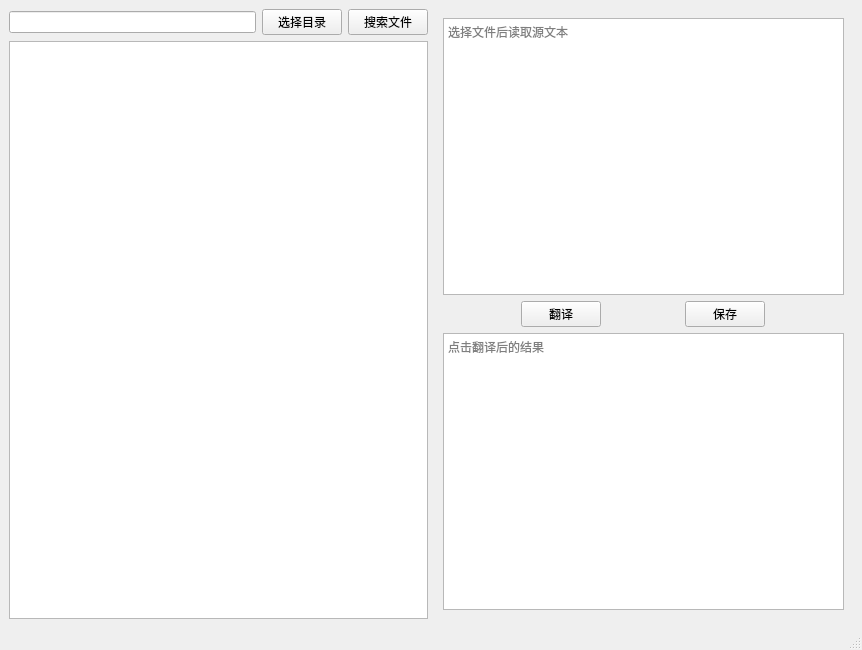
<?xml version="1.0" encoding="UTF-8"?>
<ui version="4.0">
 <class>MainWindow</class>
 <widget class="QMainWindow" name="MainWindow">
  <property name="geometry">
   <rect>
    <x>0</x>
    <y>0</y>
    <width>862</width>
    <height>650</height>
   </rect>
  </property>
  <property name="windowTitle">
   <string>MarkDown标题生成器</string>
  </property>
  <widget class="QWidget" name="centralwidget">
   <layout class="QHBoxLayout" name="horizontalLayout">
    <item>
     <layout class="QVBoxLayout" name="verticalLayout_2">
      <item>
       <layout class="QHBoxLayout" name="horizontalLayout_3">
        <item>
         <widget class="QLineEdit" name="txt_folder_patch"/>
        </item>
        <item>
         <widget class="QPushButton" name="btn_sel_folder">
          <property name="text">
           <string>选择目录</string>
          </property>
         </widget>
        </item>
        <item>
         <widget class="QPushButton" name="btnSearchFiles">
          <property name="text">
           <string>搜索文件</string>
          </property>
         </widget>
        </item>
       </layout>
      </item>
      <item>
       <widget class="QTableWidget" name="tb_datas">
        <property name="showGrid">
         <bool>true</bool>
        </property>
        <property name="sortingEnabled">
         <bool>false</bool>
        </property>
        <property name="wordWrap">
         <bool>true</bool>
        </property>
        <property name="rowCount">
         <number>0</number>
        </property>
        <property name="columnCount">
         <number>0</number>
        </property>
       </widget>
      </item>
     </layout>
    </item>
    <item>
     <widget class="QWidget" name="widget" native="true">
      <property name="enabled">
       <bool>true</bool>
      </property>
      <property name="layoutDirection">
       <enum>Qt::LeftToRight</enum>
      </property>
      <property name="autoFillBackground">
       <bool>false</bool>
      </property>
      <layout class="QVBoxLayout" name="verticalLayout_3">
       <item>
        <layout class="QVBoxLayout" name="verticalLayout">
         <item>
          <widget class="QTextEdit" name="txt_soure">
           <property name="documentTitle">
            <string/>
           </property>
           <property name="acceptRichText">
            <bool>false</bool>
           </property>
           <property name="placeholderText">
            <string>选择文件后读取源文本</string>
           </property>
          </widget>
         </item>
         <item>
          <layout class="QHBoxLayout" name="horizontalLayout_2">
           <item>
            <widget class="QPushButton" name="btn_fy">
             <property name="sizePolicy">
              <sizepolicy hsizetype="Fixed" vsizetype="Minimum">
               <horstretch>0</horstretch>
               <verstretch>0</verstretch>
              </sizepolicy>
             </property>
             <property name="layoutDirection">
              <enum>Qt::RightToLeft</enum>
             </property>
             <property name="text">
              <string>翻译</string>
             </property>
            </widget>
           </item>
           <item>
            <widget class="QPushButton" name="btn_save">
             <property name="sizePolicy">
              <sizepolicy hsizetype="Fixed" vsizetype="Fixed">
               <horstretch>0</horstretch>
               <verstretch>0</verstretch>
              </sizepolicy>
             </property>
             <property name="text">
              <string>保存</string>
             </property>
            </widget>
           </item>
          </layout>
         </item>
         <item>
          <widget class="QTextEdit" name="txt_rz">
           <property name="acceptRichText">
            <bool>false</bool>
           </property>
           <property name="placeholderText">
            <string>点击翻译后的结果</string>
           </property>
          </widget>
         </item>
        </layout>
       </item>
      </layout>
     </widget>
    </item>
   </layout>
  </widget>
  <widget class="QMenuBar" name="menubar">
   <property name="geometry">
    <rect>
     <x>0</x>
     <y>0</y>
     <width>862</width>
     <height>22</height>
    </rect>
   </property>
  </widget>
  <widget class="QStatusBar" name="statusBar"/>
 </widget>
 <resources/>
 <connections>
  <connection>
   <sender>btn_fy</sender>
   <signal>clicked()</signal>
   <receiver>MainWindow</receiver>
   <slot>tran_en()</slot>
   <hints>
    <hint type="sourcelabel">
     <x>653</x>
     <y>333</y>
    </hint>
    <hint type="destinationlabel">
     <x>363</x>
     <y>406</y>
    </hint>
   </hints>
  </connection>
  <connection>
   <sender>btnSearchFiles</sender>
   <signal>clicked()</signal>
   <receiver>MainWindow</receiver>
   <slot>seach_files()</slot>
   <hints>
    <hint type="sourcelabel">
     <x>535</x>
     <y>37</y>
    </hint>
    <hint type="destinationlabel">
     <x>402</x>
     <y>-52</y>
    </hint>
   </hints>
  </connection>
  <connection>
   <sender>btn_sel_folder</sender>
   <signal>clicked()</signal>
   <receiver>MainWindow</receiver>
   <slot>sel_folder()</slot>
   <hints>
    <hint type="sourcelabel">
     <x>452</x>
     <y>43</y>
    </hint>
    <hint type="destinationlabel">
     <x>318</x>
     <y>-89</y>
    </hint>
   </hints>
  </connection>
  <connection>
   <sender>tb_datas</sender>
   <signal>cellDoubleClicked(int,int)</signal>
   <receiver>MainWindow</receiver>
   <slot>openfile(int,int)</slot>
   <hints>
    <hint type="sourcelabel">
     <x>116</x>
     <y>493</y>
    </hint>
    <hint type="destinationlabel">
     <x>115</x>
     <y>692</y>
    </hint>
   </hints>
  </connection>
  <connection>
   <sender>btn_save</sender>
   <signal>clicked()</signal>
   <receiver>MainWindow</receiver>
   <slot>save_file()</slot>
   <hints>
    <hint type="sourcelabel">
     <x>781</x>
     <y>332</y>
    </hint>
    <hint type="destinationlabel">
     <x>943</x>
     <y>339</y>
    </hint>
   </hints>
  </connection>
 </connections>
 <slots>
  <slot>tran_en()</slot>
  <slot>sel_folder()</slot>
  <slot>seach_files()</slot>
  <slot>openfile(int,int)</slot>
  <slot>save_file()</slot>
 </slots>
</ui>
